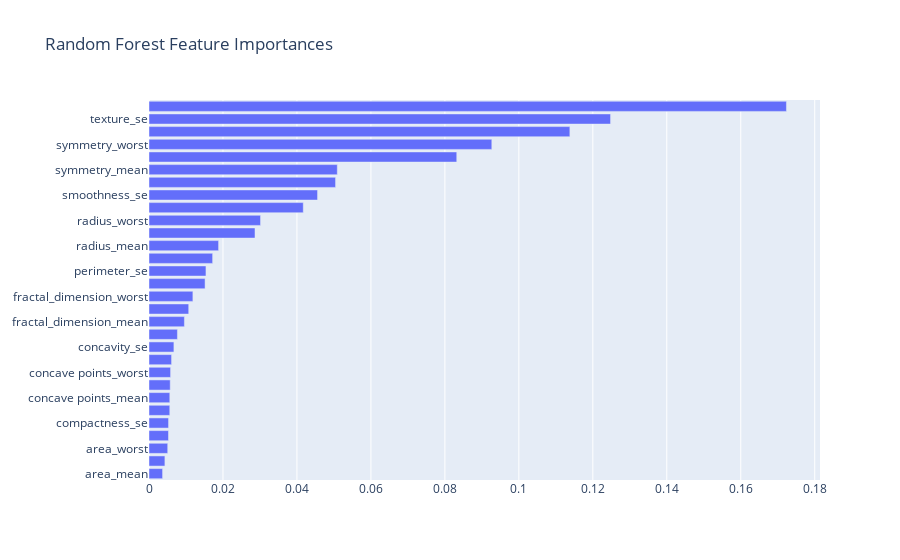

Source (notebook cell):
### Code cell
import plotly.graph_objs as go
import seaborn as sns
import matplotlib.pyplot as plt

# Get feature importances and create dataframe
importances = rf.feature_importances_
features = X_train.columns
importances_df = pd.DataFrame({'Feature': features, 'Importance': importances})

# Create horizontal bar chart using Plotly
fig = go.Figure()
fig.add_trace(go.Bar(
    x=importances_df['Importance'].sort_values(ascending=True),
    y=importances_df['Feature'].sort_values(ascending=True),
    orientation='h'))
fig.update_layout(title='Random Forest Feature Importances')
fig.show()

# Create horizontal bar chart using Seaborn
plt.figure(figsize=(10, 8))
sns.set_style('whitegrid')
sns.barplot(x='Importance', y='Feature', data=importances_df.sort_values('Importance', ascending=False))
plt.title('Random Forest Feature Importances')
plt.show()

### Figure 1 — Plotly figure (JSON) as saved in the notebook; plotly's stock layout.template omitted (floating-point values rounded to 4 significant figures)
{"data": [{"orientation": "h", "type": "bar", "x": [0.003673, 0.004299, 0.005062, 0.005269, 0.005285, 0.005617, 0.005623, 0.00574, 0.005838, 0.006103, 0.006735, 0.007687, 0.009572, 0.01074, 0.01187, 0.01516, 0.0154, 0.01721, 0.01882, 0.02866, 0.03016, 0.04171, 0.04557, 0.05044, 0.05091, 0.08321, 0.09269, 0.1138, 0.1248, 0.1724], "y": ["area_mean", "area_se", "area_worst", "compactness_mean", "compactness_se", "compactness_worst", "concave points_mean", "concave points_se", "concave points_worst", "concavity_mean", "concavity_se", "concavity_worst", "fractal_dimension_mean", "fractal_dimension_se", "fractal_dimension_worst", "perimeter_mean", "perimeter_se", "perimeter_worst", "radius_mean", "radius_se", "radius_worst", "smoothness_mean", "smoothness_se", "smoothness_worst", "symmetry_mean", "symmetry_se", "symmetry_worst", "texture_mean", "texture_se", "texture_worst"]}], "layout": {"title": {"text": "Random Forest Feature Importances"}}}
